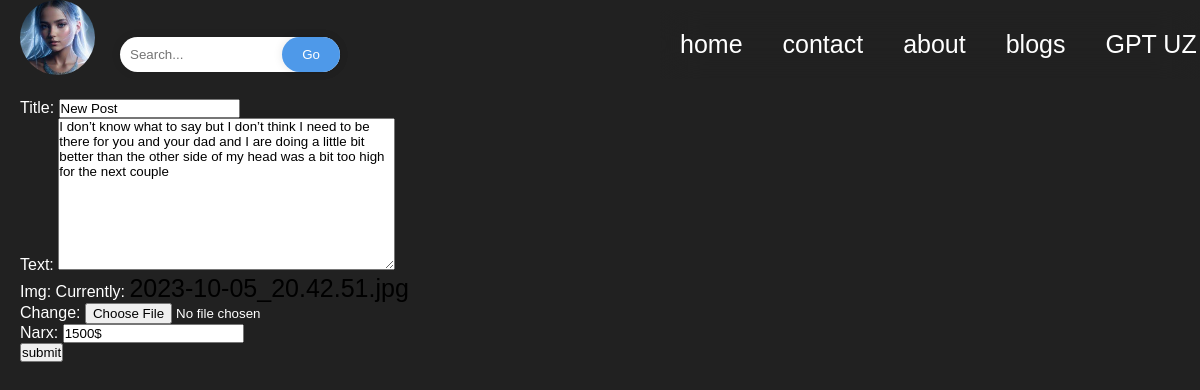
The page /edit/2/edit (signed in) on the database its author committed.
### app/models.py (models this page shows, shortened)
class Cinema(models.Model):
    title = models.CharField(max_length=200)
    text = models.TextField()
    img = models.ImageField()
    narx = models.CharField(max_length=150)
    date = models.DateField(auto_now_add=True)
    likes = models.ManyToManyField(User, related_name='postlikes')
    slug = models.SlugField()
    author = models.ForeignKey(User, on_delete=models.CASCADE ,related_name='author')

### app/views.py (the view)
# urls.py: path("edit/<int:pk>/edit",UpdateView1.as_view(),name="yangilash"),
class UpdateView1(LoginRequiredMixin, UserPassesTestMixin, UpdateView):
    model = Cinema
    template_name = "update.html"
    fields = ['title', 'text', 'img', 'narx']
    def test_func(self):
        obj = self.get_object()
        return obj.author == self.request.user

### templates/update.html (shortened to what this page needs)
{% extends 'base.html'%}
{% block content %}
<div class="cont-cr">
    <div class="cont-inp">
        <ul>
            <li>
                <form method="post" enctype="multipart/form-data">
                    {{form.as_p}}
                    <button type="submit">submit</button>
                </form>
            </li>
        </ul>
    </div>
</div>
{% endblock content %}

### app/static/css/base.css (style rules this page uses)
* { padding: 0; margin: 0; font-family: sans-serif; }
ul,li { list-style-type: none; padding: 5px; margin: 5px; width: fit-content; }
a { position: relative; text-decoration: none; font-size: 25px; color: black; }
body { background-color: #212121; }
body { height: 100vh; backdrop-filter: blur(33px); }
h1,h2,h3,h4,h5,h6,span,small,p,a { color: white; }
html,body { width: 100%; height: 100%; margin: 0px; padding: 0px; overflow-x: hidden; }
ul, li { list-style-type: none; padding: 5px; margin: 5px; width: fit-content; }
body, html { background-color: #212121; }

### rows shown on the page
Cinema: title "New Post", text "I don’t know what to say but I don’t think I need to be there for you and your dad and I are doing a little bit better than the other side of my head was a bit too high for the next couple", narx "1500$"
